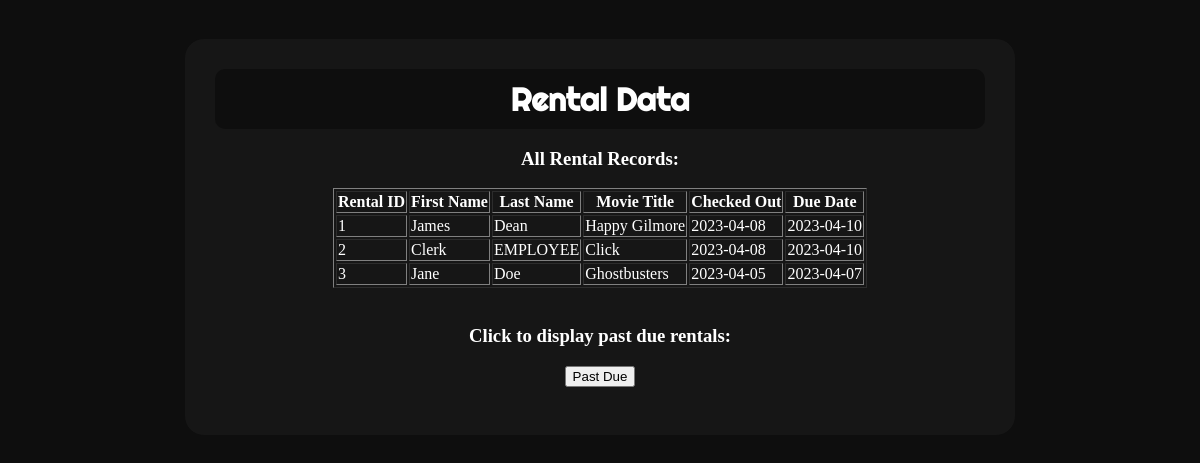
Page /php/rental_list.php on the committed database.
### tables this page shows
CREATE TABLE `rental` (
  `rental_id` int unsigned NOT NULL AUTO_INCREMENT,
  `cust_id` int unsigned NOT NULL,
  `video_id` int unsigned NOT NULL,
  `due_date` date DEFAULT NULL,
  `checked_out` date DEFAULT NULL,
  `date_returned` date DEFAULT NULL,
  `first_day_rental_fee` decimal(10,0) DEFAULT NULL,
  `additional_fee_per_day` decimal(10,0) DEFAULT NULL,
  PRIMARY KEY (`rental_id`,`cust_id`,`video_id`),
  KEY `customer_fk_idx` (`cust_id`),
  KEY `movie_fk_idx` (`video_id`),
  CONSTRAINT `customer_fk` FOREIGN KEY (`cust_id`) REFERENCES `customer` (`customer_id`),
  CONSTRAINT `movie_fk` FOREIGN KEY (`video_id`) REFERENCES `movies` (`movies_id`)
);

CREATE TABLE `customer` (
  `customer_id` int unsigned NOT NULL AUTO_INCREMENT,
  `first_name` varchar(100) DEFAULT NULL,
  `last_name` varchar(100) DEFAULT NULL,
  `email` varchar(100) DEFAULT NULL,
  `password` varchar(100) DEFAULT NULL,
  `birth_date` date DEFAULT NULL,
  `registration_date` date DEFAULT NULL,
  PRIMARY KEY (`customer_id`)
);

CREATE TABLE `movies` (
  `movies_id` int unsigned NOT NULL AUTO_INCREMENT,
  `movie_title` varchar(100) DEFAULT NULL,
  `main_characters` varchar(100) DEFAULT NULL,
  `directed_by` varchar(100) DEFAULT NULL,
  `release_date` varchar(45) DEFAULT NULL,
  `description` longtext,
  `image_name` varchar(45) DEFAULT NULL,
  `checked_out` tinyint DEFAULT NULL,
  PRIMARY KEY (`movies_id`)
);

### php/rental_list.php (the view, shortened to what this page needs)
<?php include('videostore_pdo.php'); ?>
<!DOCTYPE html>
<html lang="en">
<head>
    <link rel="stylesheet" href="../css/style.css">
</head>
<body>
    <div class="container">
        <center class="content">
            <h1>Rental Data</h1>
            <h3>All Rental Records:</h3>
            <table border="1">
                <thead>
                    <th>Rental ID</th>
                    <th>First Name</th>
                    <th>Last Name</th>
                    <th>Movie Title</th>
                    <th>Checked Out</th>
                    <th>Due Date</th>
                </thead>
                <tbody>
                    <?php
                    $query = "SELECT rental.rental_id, customer.first_name AS First_Name, customer.last_name AS Last_Name,
                        rental.checked_out AS Checked_Out, rental.due_date AS Due,
                        movies.movie_title AS Title
                            FROM customer
                            INNER JOIN rental ON customer.customer_id = rental.cust_id
                            INNER JOIN movies ON movies.movies_id = rental.video_id;";
                    $result = mysqli_query($mysqli, $query);
                    while ($row = mysqli_fetch_array($result)) {
                        ?>
                        <tr>
                            <td>
                                <?php echo $row['rental_id']; ?>
                            </td>
                            <td>
                                <?php echo $row['First_Name']; ?>
                            </td>
                            <td>
                                <?php echo $row['Last_Name']; ?>
                            </td>
                            <td>
                                <?php echo $row['Title']; ?>
                            </td>
                            <td>
                                <?php echo $row['Checked_Out']; ?>
                            </td>
                            <td>
                                <?php echo $row['Due']; ?>
                            </td>
                        </tr>
                        <?php
                    }
                    ?>
                </tbody>
            </table><br>
            <h3>Click to display past due rentals:</h3>
            <form action="overdue_list.php" method="post">
                <input type="submit" value="Past Due"><br><br>
            </form>
        </center>
    </div>
</body>
</html>

### css/style.css (style rules this page uses)
body { color: white; background-color: #0e0e0e; }
h1 { margin: 0; margin-bottom: 10px; padding: 10px; border-radius: 10px; background-color: #0e0e0e; }
h1, h2, summary { font-family: "righteous"; text-align: center; }
input[type="submit" i] { cursor: pointer; }
.container { width: 100%; border-radius: 20px; display: flex; flex-direction: column; align-items: center; background-color: transparent; }
.content { width: 65%; max-width: 850px; margin:30px; padding: 30px; border-radius: 20px; background-color: #161616; border: 1px solid #0e0e0e; }

### rows in the picture
rental: rental "1", cust.first_name "James", cust.last_name "Dean", video.movie_title "Happy Gilmore", checked_out "2023-04-08", due_date "2023-04-10"
rental: rental "2", cust.first_name "Clerk", cust.last_name "EMPLOYEE", video.movie_title "Click", checked_out "2023-04-08", due_date "2023-04-10"
rental: rental "3", cust.first_name "Jane", cust.last_name "Doe", video.movie_title "Ghostbusters", checked_out "2023-04-05", due_date "2023-04-07"
